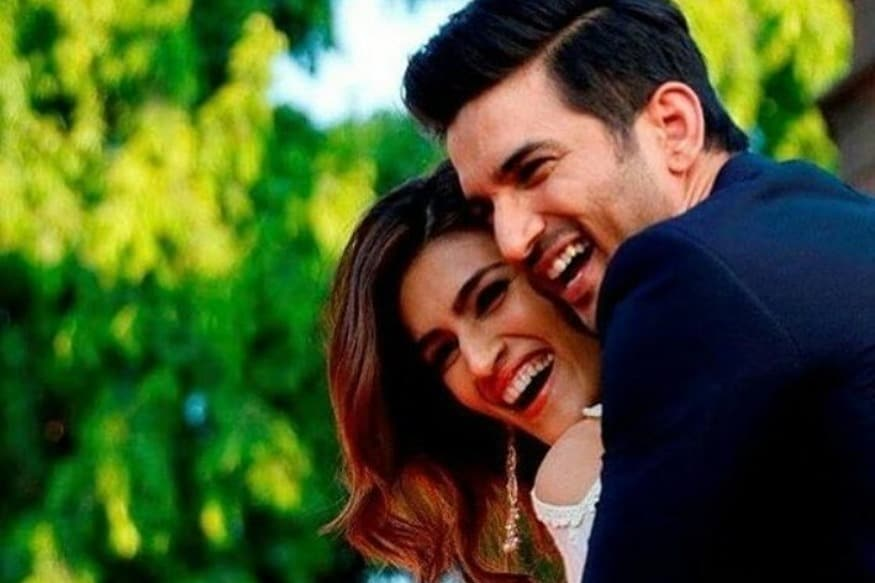
#> input picture Person Classification/Kriti Sanon/1592792678_pjimage-2020-06-22t075524.186.jpg, 875 x 583 px
$ python -i Testing_Model.py   (imports and definitions only)
#> lines starting #> are read from the running program, lines starting #| are printed output that depends on the picture
import cv2
import pywt
import numpy as np
import joblib
from sklearn.preprocessing import StandardScaler


faceModel = cv2.CascadeClassifier('face.xml')
eyeModel = cv2.CascadeClassifier('eyes.xml')

#Copied from StackOverFlow
def w2d(img, mode='haar', level=1):
    imArray = img
    # Datatype conversions
    # convert to grayscale
    imArray = cv2.cvtColor(imArray, cv2.COLOR_RGB2GRAY)
    # convert to float

    imArray = np.float32(imArray)
    imArray /= 255;
    # compute coefficients
    coeffs = pywt.wavedec2(imArray, mode, level=level)

    # Process Coefficients
    coeffs_H = list(coeffs)
    coeffs_H[0] *= 0;

    # reconstruction
    imArray_H = pywt.waverec2(coeffs_H, mode);
    imArray_H *= 255;
    imArray_H = np.uint8(imArray_H)

    return imArray_H

def cropFace(img):
    x, y, w, h = faceModel.detectMultiScale(img)[0]
    face = img[y: y + h, x:x + w]
    print('Cropping Face...')
    cv2.imwrite('test_images/croppedface.jpg', img)

def processImage(img):
    print('Processing Image...')
    cropFace(img)
    face = cv2.imread('test_images/croppedface.jpg')

    face = cv2.resize(face, (32, 32))
    wf = w2d(face, 'db1', 5)
    wf = cv2.resize(wf, (32, 32))
    res = np.vstack((face.reshape(32 * 32 * 3, 1), wf.reshape(32 * 32, 1)))

    return res

def testPerson(img):
    print('Testing image')
    img = processImage(img)
    sc = StandardScaler()
    inputImage  = sc.fit_transform(img)
    inputImage = img.reshape((1, 4096)).astype(float)
    person = {
        0: 'Tom Cruise',
        1: 'Kriti Sanon',
        2: 'Virat Kohli'
    }
    with open('Person_Classification_SVM_MODEL_JOblib.pkl', 'rb') as f:
        model = joblib.load(f)
    output = model.predict(inputImage)

    print()
    return person[output[0]]

imagepath = ''
# [2 lines not run here, left out]
# [1 line that did not run here, left out]
# [5 lines not run here, left out]

>>> import cv2
>>> picture = cv2.imread('Kriti Sanon/1592792678_pjimage-2020-06-22t075524.186.jpg', cv2.IMREAD_GRAYSCALE)
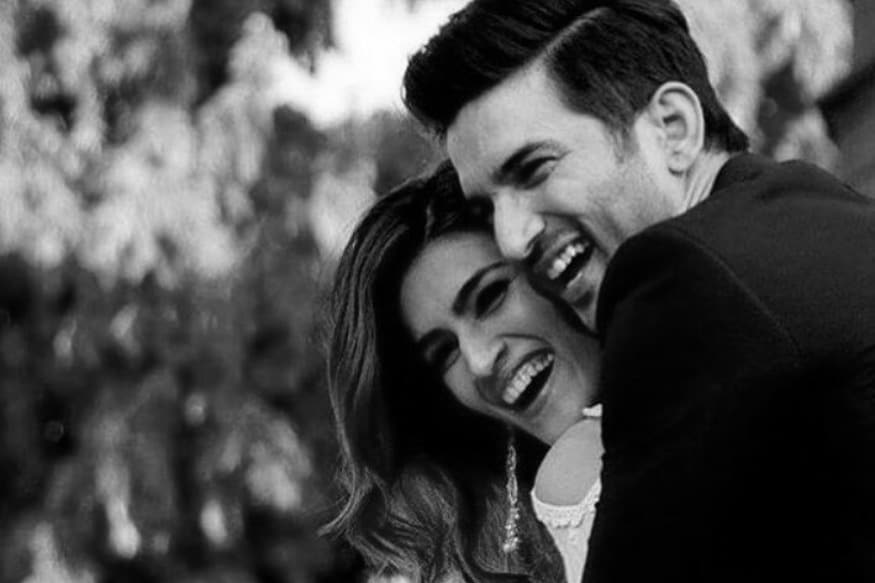
#> picture: shape (583, 875); min 0, max 255, mean 75.7
>>> result = processImage(picture)
#> in cropFace, `x, y, w, h = faceModel.detectMultiScale(img)[0]`: x = 264; y = 435; w = 53
#> in cropFace, `face = img[y: y + h, x:x + w]`:
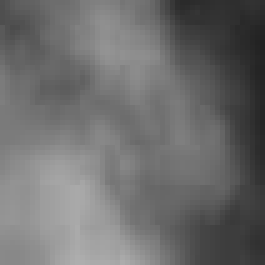
#> face: shape (53, 53) (shown 5 times larger); min 33, max 174, mean 108.7
#> in processImage, `face = cv2.resize(face, (32, 32))`:
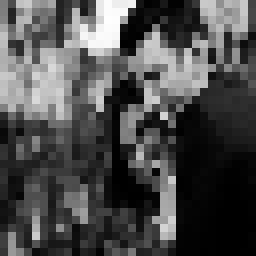
#> face: shape (32, 32, 3) (shown 8 times larger); min 0, max 254, mean 76
#> in w2d, `coeffs = pywt.wavedec2(imArray, mode, level=level)`: coeffs = 6 items
#> in w2d, `imArray_H = np.uint8(imArray_H)`:
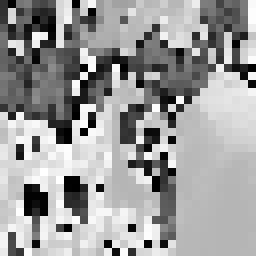
#> imArray_H: shape (32, 32) (shown 8 times larger); min 0, max 255, mean 155.6
#> in processImage, `res = np.vstack((face.reshape(32 * 32 * 3, 1), wf.reshape(32 * 32, 1)))`: res = 4096 values, max 255 at index 3749, min 0 at index 2058, mean 95.88
#> result has the same summary as res in processImage

$ run again, on Person Classification/Kriti Sanon/220px-Kartik_Aaryan_and_Kriti_Sanon_in_2019.jpg
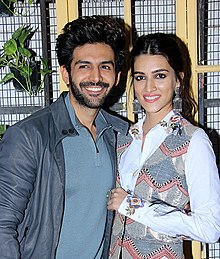
#> input picture Person Classification/Kriti Sanon/220px-Kartik_Aaryan_and_Kriti_Sanon_in_2019.jpg, 220 x 259 px
#> `picture = cv2.imread('Kriti Sanon/1592792678_pjimage-2020-06-22t075524..`:
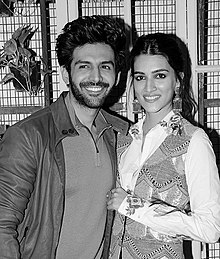
#> picture: shape (259, 220); min 0, max 255, mean 128.8
#> x = 123; y = 55; w = 57
#> coeffs = 6 items
#> in w2d, `imArray_H = np.uint8(imArray_H)`:
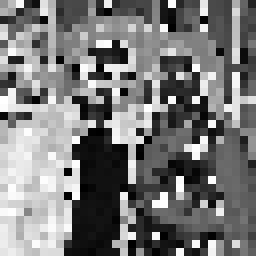
#> imArray_H: shape (32, 32) (shown 8 times larger); min 0, max 255, mean 120.5
#> res = 4096 values, max 255 at index 3352, min 0 at index 453, mean 128.8
#> result has the same summary as res in processImage

$ run again, on Person Classification/Kriti Sanon/76461834.jpg
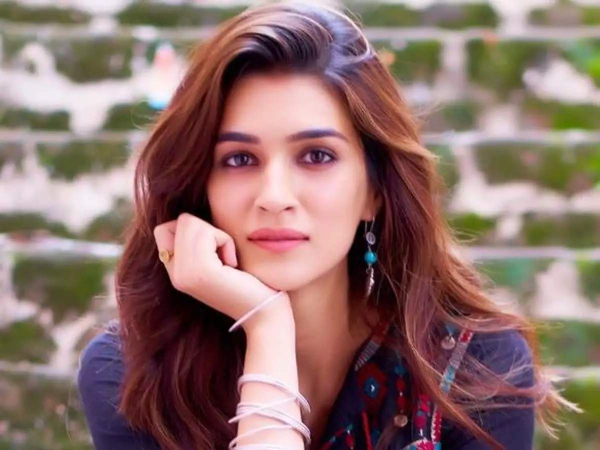
#> input picture Person Classification/Kriti Sanon/76461834.jpg, 1200 x 900 px (shown at 1/2 size)
#> `picture = cv2.imread('Kriti Sanon/1592792678_pjimage-2020-06-22t075524..`:
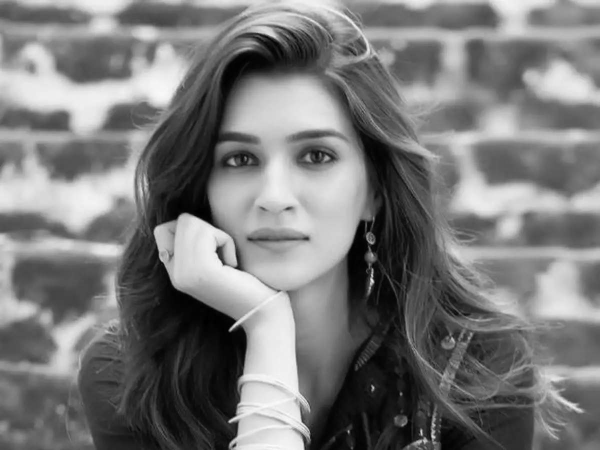
#> picture: shape (900, 1200) (shown at 1/2 size); min 0, max 253, mean 120.6
#> x = 365; y = 164; w = 398
#> coeffs = 6 items
#> in w2d, `imArray_H = np.uint8(imArray_H)`:
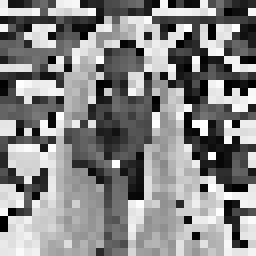
#> imArray_H: shape (32, 32) (shown 8 times larger); min 0, max 255, mean 133.5
#> res = 4096 values, max 255 at index 3191, min 0 at index 3093, mean 124.3
#> result has the same summary as res in processImage
